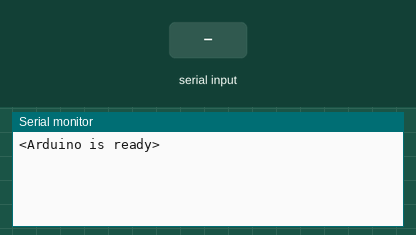
This sketch was run on a simulated Arduino Uno, built with avr-gcc and run on an emulated ATmega328P. On the bench: the last lines printed to the serial monitor. The test bench sets the inputs (shaded band).

Above: at 1.2 s.
1.3 s: "1" received over Serial
At 2.2 s:
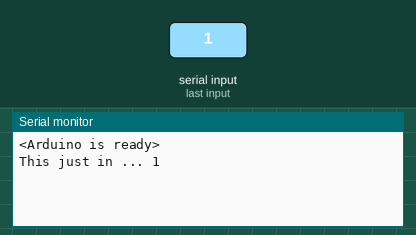
2.8 s: "0" received over Serial
At 3.3 s:
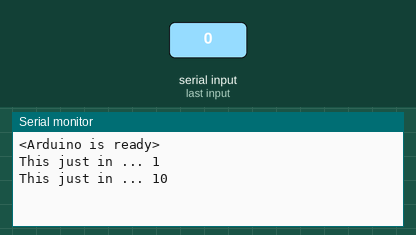
4.3 s: "2" received over Serial
At 5.6 s:
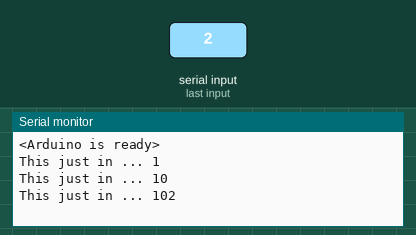

Measured:
- after the input at 1.3 s, the serial monitor: prints a new line at once (image 1)
- after the input at 2.8 s, the serial monitor: prints a new line at once (image 2)
- after the input at 4.3 s, the serial monitor: prints a new line at once (image 3)

The sketch:

SerialCom.ino
```cpp
char receivedChar;
bool newData = false;
char buffer[255];
int idxBuf = 0;

void setup() {
  // put your setup code here, to run once:
  Serial.begin(9600);
  Serial.println("<Arduino is ready>");
}

void loop() {
  // put your main code here, to run repeatedly:
  recvOneChar();
  showNewData();
}

void recvOneChar(){
  if (Serial.available() > 0){
    receivedChar = Serial.read();
    buffer[idxBuf++] = receivedChar;
    buffer[idxBuf] = '\0';
    newData = true;
  }
}

void showNewData(){
  if (newData == true){
    Serial.print("This just in ... ");
    for(int i = 0; i < 255; i++){
      if (buffer[i] != '\0')
        Serial.print(buffer[i]);
    }
    Serial.println();
    newData = false;
  }
}
```
